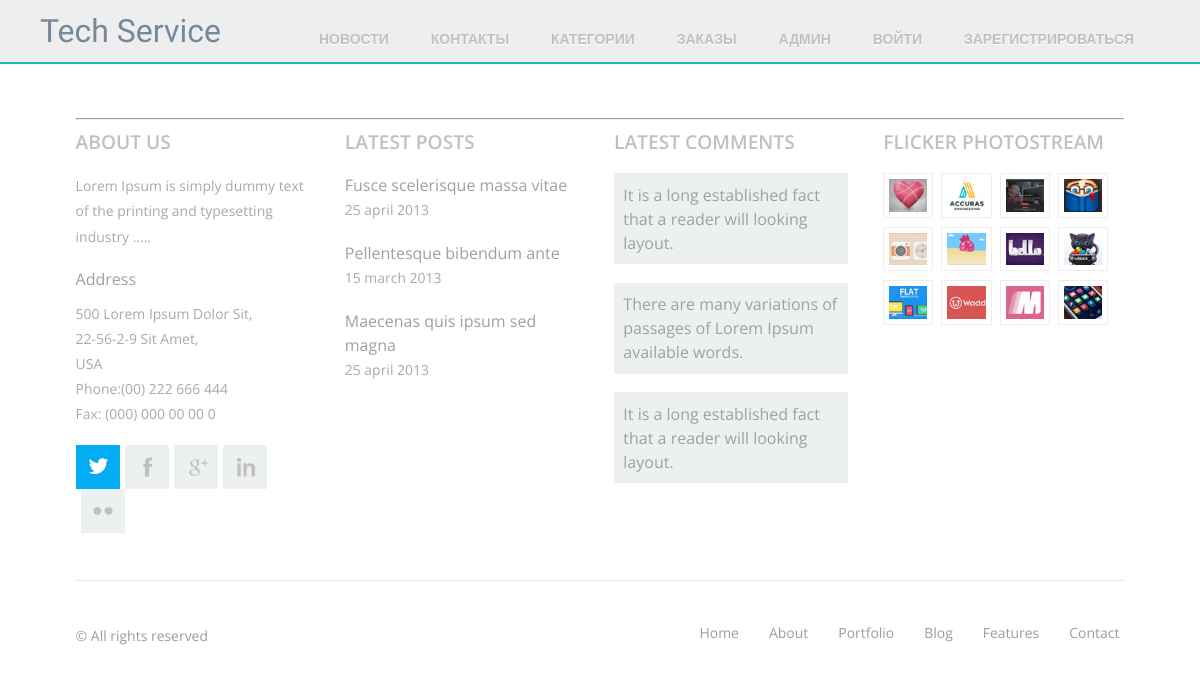
The app's page /master/orders, older data.
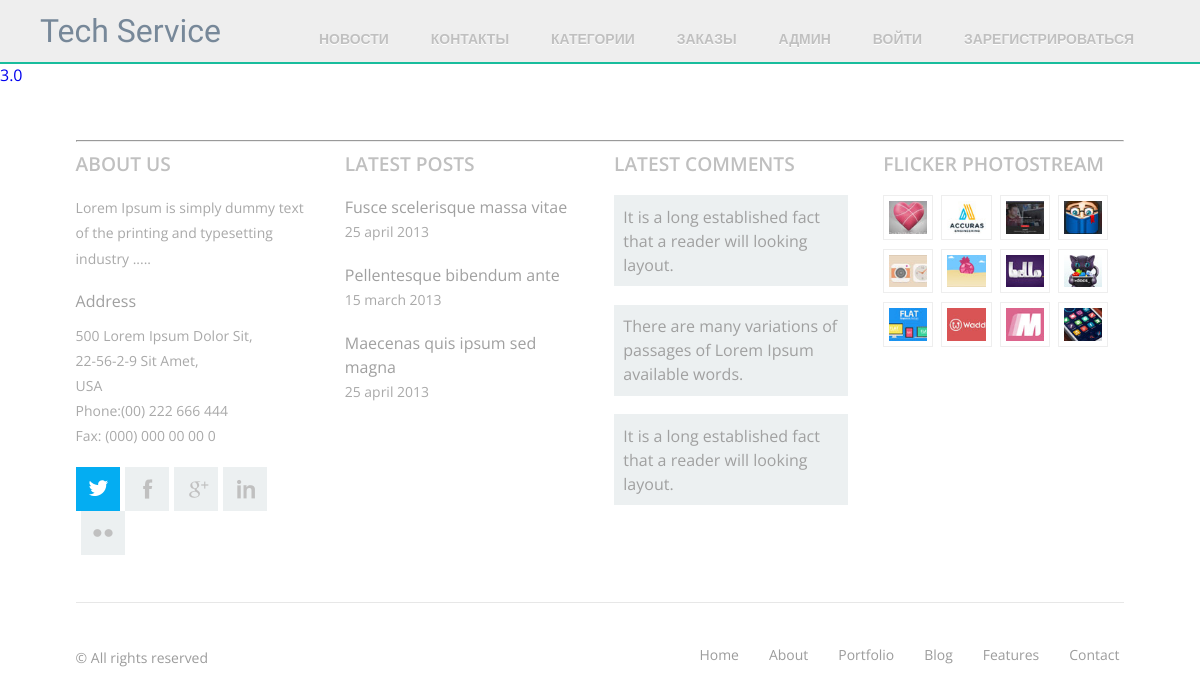
The same page, newer data.
### master_office/models.py (models this page shows, shortened)
class Order(models.Model):
    client = models.ForeignKey(User, on_delete=models.CASCADE)
    status = models.IntegerField(default = 0)
    price = models.FloatField()
    begin_date = models.DateTimeField(auto_now=True)
    end_date = models.DateTimeField()
    expected_date = models.DateTimeField()
    rating = models.IntegerField(default = 0)
    feedback = models.TextField()

### master_office/views.py (the view)
class OrderList(ListView):
    model = Order

### master_office/templates/master_office/order_list.html
{% extends "mainApp/wrapper.html" %}
{% block content %}
    {% for order in object_list %}
        <a href="{% url 'master_orders-detail' order.pk %}"><h3>{{ order.price }}</h3></a>
    {% endfor %}
{% endblock %}

Row changes from the older to the newer data that the page shows:
added Order: price "3.0"
